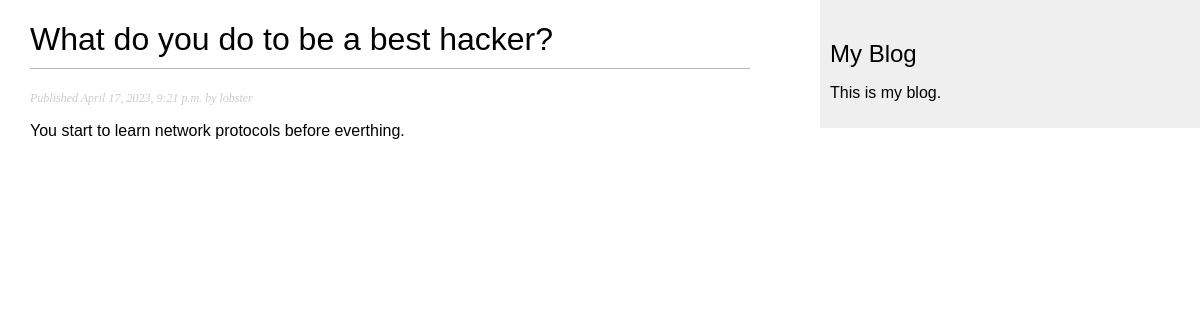
Page /blog/1/ on the committed database.
### blog/models.py (models this page shows, shortened)
class Post(models.Model):
    class Status(models.TextChoices):
        DRAFT = "DF", "Draft"
        PUBLISHED ="PB", "Published"
    title = models.CharField(max_length=255)
    slug = models.SlugField(max_length=255)
    author = models.ForeignKey(User,
                               on_delete=models.CASCADE,
                               related_name="blog_posts")
    body = models.TextField(max_length=255)
    publish = models.DateTimeField(default=timezone.now())
    created = models.DateTimeField(auto_now_add=True)
    updated = models.DateTimeField(auto_now=True)
    status = models.CharField(max_length=2,
                              choices=Status.choices,
                              default=Status.DRAFT)
    objects = models.Manager() ## the default manager
    published = PublishedManager() # our custom manager
    class Meta:
        ordering = ['-publish'] # bu alana göre sıralama yapılması için class meta dan faydalanıyoruz.
        indexes = [models.Index(fields=['-publish']),]

### blog/views.py (the view, shortened to what this page needs)
# urls.py: path("<int:id>/", views.post_detail, name="post_detail")
def post_detail(request, id):
    post = get_object_or_404(Post,id=id, status=Post.Status.PUBLISHED)
    return render(request,"blog/post/detail.html",{'post': post})

### blog/templates/blog/post/detail.html (shortened to what this page needs)
{% extends 'blog/base.html' %}
{% block content %}
    <h1> {{post.title}} </h1>
    <p class="date">
        Published {{post.publish}} by {{post.author}}
    </p>
    {{post.body|linebreaks}}
{% endblock content %}

### blog/static/css/blog.css (style rules this page uses)
body { margin:0; padding:0; font-family:helvetica, sans-serif; }
h1 { font-weight:normal; border-bottom:1px solid #bbb; padding:0 0 10px 0; }
p.date { color:#ccc; font-family: georgia, serif; font-size: 12px; font-style: italic; }

### rows in the picture
Post: title "What do you do to be a best hacker?", publish "April 17, 2023, 9:21 p.m.", author "lobster", body "You start to learn network protocols before everthing."
